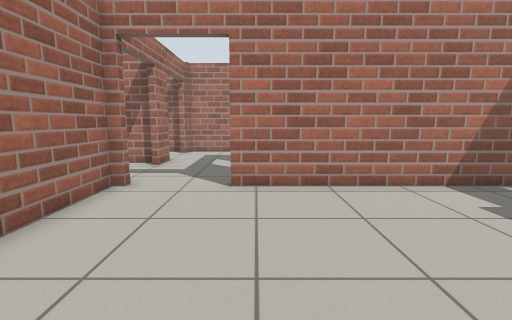
View 1 (above)

16 first-person views from a walk through a robot-simulator world made for Gazebo. The camera is 0.9 m above the floor, tilts 8° down and sees 85° across. The floor is counted in squares, 0.5 m on a side. Each view is taken from the middle of a square. On the plan, view 1 faces up. The plan holds only what a view shows up to about 15 squares ahead; the rest is blank. The place goes on beyond the plan. The robots in the file are not drawn. Simple patterns stand in for the simulator's built-in surfaces. Simple shapes stand in for some stock models. Surface patterns are stand-ins for the level's own textures.

View 2
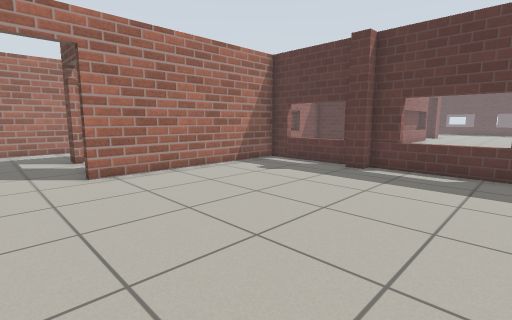

View 3
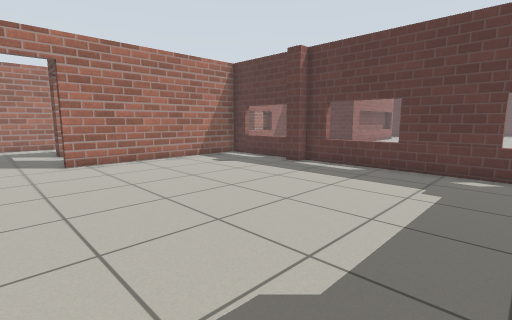

View 4
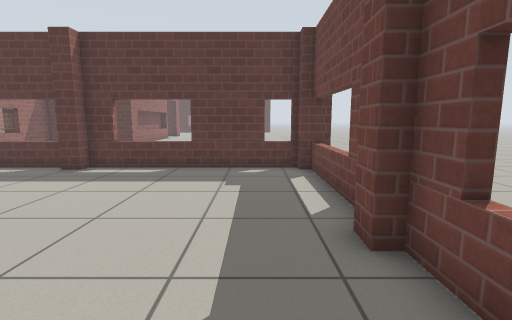

View 5
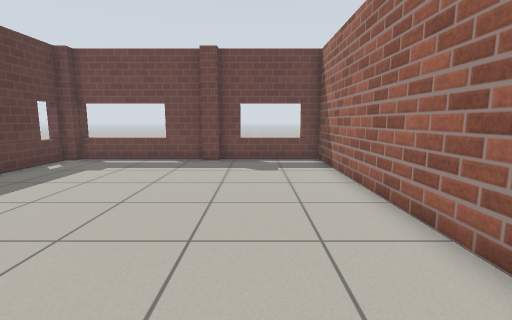

View 6
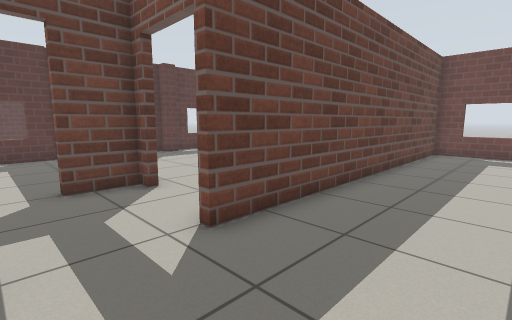

View 7
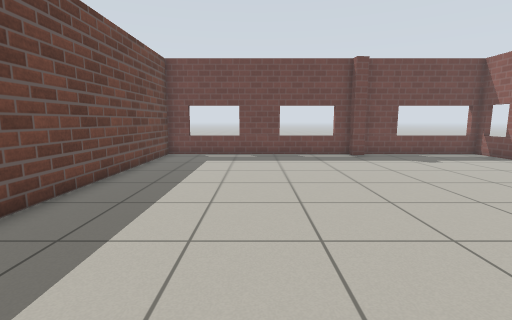

View 8
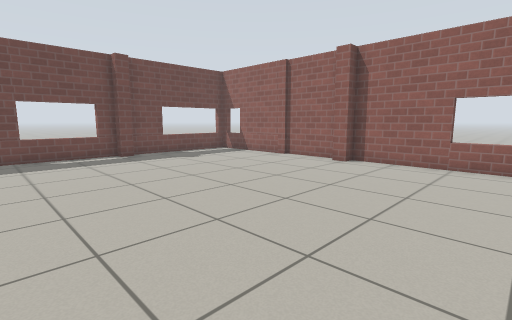

View 9
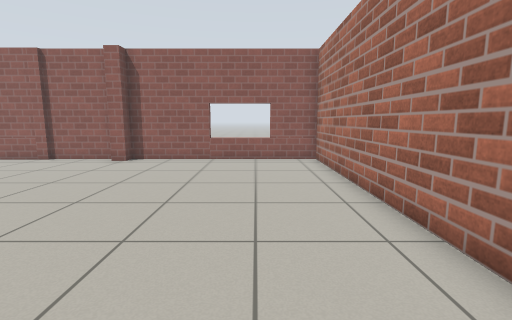

View 10
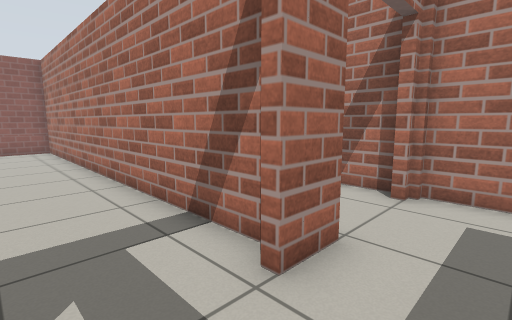

View 11
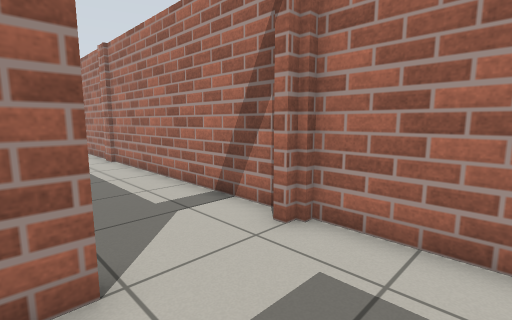

View 12
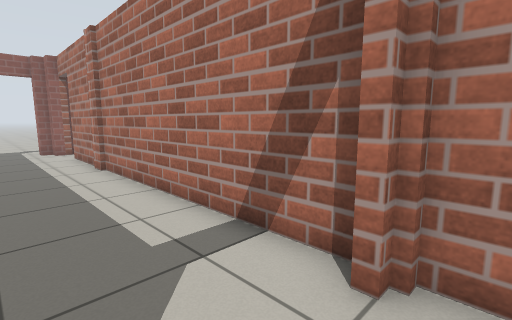

View 13
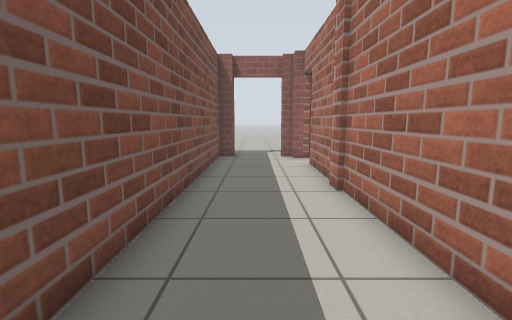

View 14
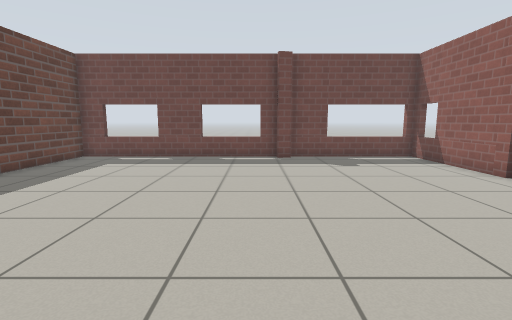

View 15
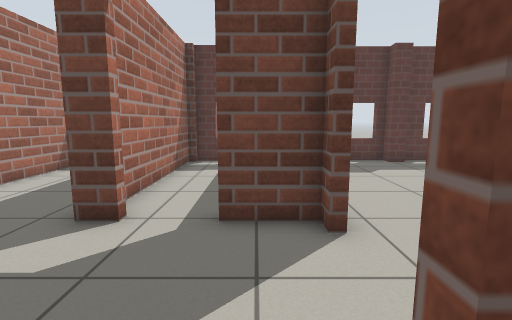

View 16
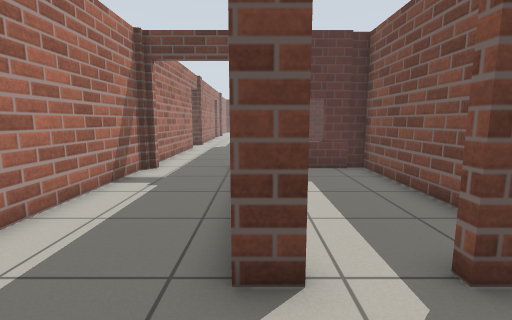

### Floor plan
Ten units are one square. View 1 is at (0, 0); x grows to the right and y downward. Boxes are objects, and circles mark ways between rooms. Rooms are numbered by the first view taken in them; rooms with no view inside come last. Other rooms are left out.
<svg viewBox="-216 -168 302 234">
<path fill="none" stroke="#000" d="M7 56 15 56M15 61 72 61M71 58 81 58M77 56 77 -24 72 -24 72 -31 77 -31 77 -75 -8 -75M-40 -75 -40 61 7 61M-205 -31 -205 -24M-211 -22 -211 8M-209 6 -209 61 -148 61M-147 56 -141 56 -140 61 -43 61 -43 -84M-148 56 -141 56M-44 -118 -211 -118 -211 -31M-2 -113 -2 -124M-40 -128 -40 -113M-8 -78 -2 -78 -2 -98M5 -163 -40 -163M-153 -163 -186 -163M-209 -157 -209 -153M-211 -128 -211 -121 -88 -121M-211 -157 -211 -153M-44 -163 -146 -163M72 -163 15 -163M76 -160 71 -160M25 -78 77 -78M72 -118 11 -118M75 -84 75 -116"/>
<circle cx="-20" cy="-80" r="3" fill="#2a7"/>
<circle cx="-40" cy="-100" r="3" fill="#2a7"/>
<circle cx="-40" cy="-140" r="3" fill="#2a7"/>
<circle cx="0" cy="-140" r="3" fill="#2a7"/>
<circle cx="0" cy="-105" r="3" fill="#2a7"/>
<text x="20" y="-10">1</text>
<text x="-130" y="-30">2</text>
<text x="-20" y="-120">3</text>
<text x="-130" y="-140">4</text>
<text x="40" y="-140">5</text>
<text x="30" y="-100">6</text>
</svg>
Room 1 opens to room 3. Room 2 opens to room 3. Room 3 opens to room 4. Room 3 opens to room 5. Room 3 opens to room 6.

Where each view was taken, in squares from view 1:
view 1: 0 up, 0 right, facing up
view 2: 2 down, 3 left, facing up-right
view 3: 5 down, 3 left, facing up-right
view 4: 4 down, 3 left, facing right
view 5: 7 up, 1 left, facing down
view 6: 11 up, 8 left, facing down-right
view 7: 9 up, 9 left, facing down
view 8: 9 up, 9 left, facing down-left
view 9: 9 up, 8 left, facing left
view 10: 9 up, 2 left, facing up-left
view 11: 12 up, 1 left, facing up-left
view 12: 13 up, 3 left, facing up-left
view 13: 14 up, 7 left, facing left
view 14: 8 up, 13 left, facing down
view 15: 9 up, 5 left, facing right
view 16: 12 up, 3 left, facing right
